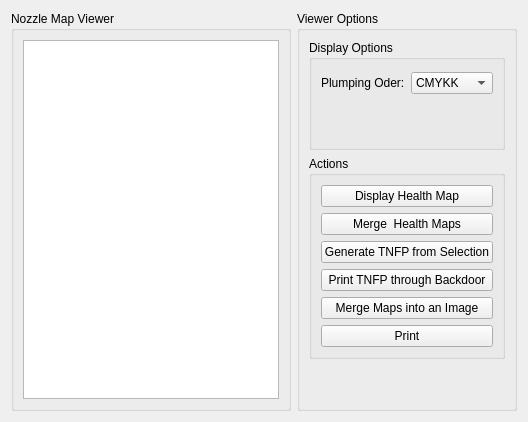
      <widget class="QWidget" name="viewerTab">
       <attribute name="title">
        <string>Nozzle Health Viewer</string>
       </attribute>
       <layout class="QGridLayout" name="gridLayout_15">
        <item row="0" column="0">
         <layout class="QGridLayout" name="gridLayout_5">
          <item row="0" column="2">
           <widget class="QGroupBox" name="groupBox_7">
            <property name="enabled">
             <bool>true</bool>
            </property>
            <property name="sizePolicy">
             <sizepolicy hsizetype="Preferred" vsizetype="Preferred">
              <horstretch>0</horstretch>
              <verstretch>0</verstretch>
             </sizepolicy>
            </property>
            <property name="minimumSize">
             <size>
              <width>220</width>
              <height>0</height>
             </size>
            </property>
            <property name="maximumSize">
             <size>
              <width>220</width>
              <height>16777215</height>
             </size>
            </property>
            <property name="baseSize">
             <size>
              <width>0</width>
              <height>0</height>
             </size>
            </property>
            <property name="title">
             <string>Viewer Options</string>
            </property>
            <property name="flat">
             <bool>false</bool>
            </property>
            <property name="checkable">
             <bool>false</bool>
            </property>
            <layout class="QVBoxLayout" name="verticalLayout_4">
             <item>
              <layout class="QVBoxLayout" name="verticalLayout_3">
               <item>
                <widget class="QGroupBox" name="groupBox_8">
                 <property name="minimumSize">
                  <size>
                   <width>0</width>
                   <height>110</height>
                  </size>
                 </property>
                 <property name="sizeIncrement">
                  <size>
                   <width>0</width>
                   <height>0</height>
                  </size>
                 </property>
                 <property name="title">
                  <string>Display Options</string>
                 </property>
                 <layout class="QGridLayout" name="gridLayout_23">
                  <item row="0" column="0">
                   <layout class="QGridLayout" name="gridLayout_22">
                    <item row="0" column="1">
                     <widget class="QComboBox" name="plumpingCombo">
                      <item>
                       <property name="text">
                        <string>CMYKK</string>
                       </property>
                      </item>
                      <item>
                       <property name="text">
                        <string>YKCKM</string>
                       </property>
                      </item>
                     </widget>
                    </item>
                    <item row="0" column="0">
                     <widget class="QLabel" name="label_5">
                      <property name="text">
                       <string>Plumping Oder:</string>
                      </property>
                     </widget>
                    </item>
                   </layout>
                  </item>
                  <item row="1" column="0">
                   <spacer name="verticalSpacer_6">
                    <property name="orientation">
                     <enum>Qt::Vertical</enum>
                    </property>
                    <property name="sizeType">
                     <enum>QSizePolicy::Minimum</enum>
                    </property>
                    <property name="sizeHint" stdset="0">
                     <size>
                      <width>20</width>
                      <height>40</height>
                     </size>
                    </property>
                   </spacer>
                  </item>
                 </layout>
                </widget>
               </item>
              </layout>
             </item>
             <item>
              <widget class="QGroupBox" name="groupBox_9">
               <property name="title">
                <string>Actions</string>
               </property>
               <layout class="QVBoxLayout" name="verticalLayout_6">
                <item>
                 <layout class="QVBoxLayout" name="verticalLayout_5">
                  <item>
                   <widget class="QPushButton" name="displayDNMap">
                    <property name="text">
                     <string>Display Health Map</string>
                    </property>
                   </widget>
                  </item>
                  <item>
                   <widget class="QPushButton" name="mergeDNMaps">
                    <property name="text">
                     <string>Merge  Health Maps</string>
                    </property>
                   </widget>
                  </item>
                  <item>
                   <widget class="QPushButton" name="generateTNFP">
                    <property name="text">
                     <string>Generate TNFP from Selection</string>
                    </property>
                   </widget>
                  </item>
                  <item>
                   <widget class="QPushButton" name="backDoorPrint">
                    <property name="text">
                     <string>Print TNFP through Backdoor</string>
                    </property>
                   </widget>
                  </item>
                  <item>
                   <widget class="QPushButton" name="mergeIntoImage">
                    <property name="text">
                     <string>Merge Maps into an Image</string>
                    </property>
                   </widget>
                  </item>
                  <item>
                   <widget class="QPushButton" name="printView">
                    <property name="text">
                     <string>Print</string>
                    </property>
                   </widget>
                  </item>
                 </layout>
                </item>
               </layout>
              </widget>
             </item>
             <item>
              <spacer name="verticalSpacer_2">
               <property name="orientation">
                <enum>Qt::Vertical</enum>
               </property>
               <property name="sizeHint" stdset="0">
                <size>
                 <width>20</width>
                 <height>40</height>
                </size>
               </property>
              </spacer>
             </item>
            </layout>
           </widget>
          </item>
          <item row="0" column="1">
           <widget class="QGroupBox" name="groupBox_6">
            <property name="sizePolicy">
             <sizepolicy hsizetype="Expanding" vsizetype="Expanding">
              <horstretch>0</horstretch>
              <verstretch>0</verstretch>
             </sizepolicy>
            </property>
            <property name="title">
             <string>Nozzle Map Viewer</string>
            </property>
            <layout class="QGridLayout" name="gridLayout_24">
             <item row="0" column="0">
              <widget class="QGraphicsView" name="nozzleHealthViewer">
               <property name="minimumSize">
                <size>
                 <width>0</width>
                 <height>0</height>
                </size>
               </property>
               <property name="maximumSize">
                <size>
                 <width>2000</width>
                 <height>2000</height>
                </size>
               </property>
               <property name="mouseTracking">
                <bool>true</bool>
               </property>
               <property name="alignment">
                <set>Qt::AlignCenter</set>
               </property>
              </widget>
             </item>
            </layout>
           </widget>
          </item>
         </layout>
        </item>
       </layout>
      </widget>
